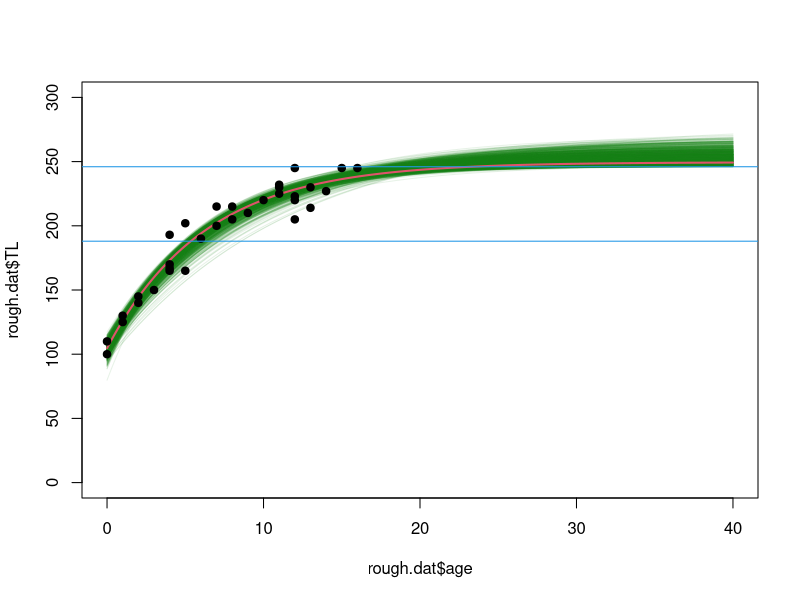
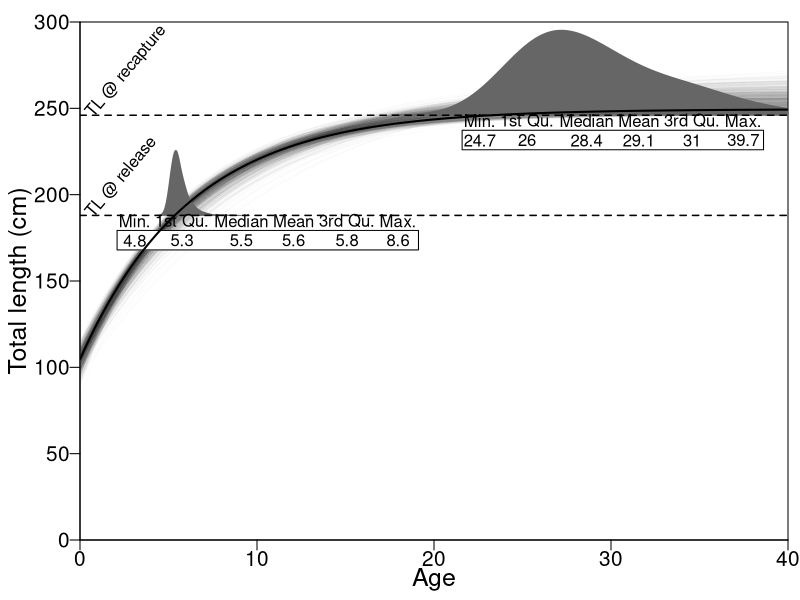

Generate these figures, in order, with R:
library(plotrix)
library(mvtnorm)

#Data
setwd('C:\\Matias\\Analyses\\Growth\\Greynurse recapture')
  #tag and recapture info
TL.rel=188
TL.rec=246
Time.liberty=22.16  #years

  #male growth pars from Goldman et al 2006
Linf=249.5
K=0.16
to=-3.4

  #eye-balled data from Goldman et al 2006
rough.dat=data.frame(age=c(0,0,1,1,2,2,3,4,4,4,4,5,5,6,7,7,8,8,9,10,11,11,11,
                           12,12,12,12,13,13,14,15,16),
                     TL=c(100,110,125,130,140,145,150,165,167,170,193,165,202,190,
                          200,215,205,215,210,220,225,230,232,205,220,223,245,214,
                          230,227,245,245))


#1. create var covar matrix and take sample
set.seed(666)
Start.pars=list(Linf.est=jitter(Linf,1),K.est=jitter(K,1),to.est=jitter(to,1))  
fit=nls(TL~Linf.est*(1-exp(-K.est*(age-to.est))),data=rough.dat,start=Start.pars)
SIGMA=vcov(fit)
N.sim=1000
age=seq(0,40,.1)
Sim.tl=matrix(nrow=length(age),ncol=N.sim)

VBGF=function(t,linf,k,t0) linf*(1-exp(-k*(t-t0)))

x <- 1
repeat {
  par.samp=rmvnorm(1,mean=c(Linf,K,to),sigma=SIGMA)
  dummy=VBGF(age,par.samp[1],par.samp[2],par.samp[3])
  Age.dummy=age[which.min(abs(dummy - TL.rec))]
  if( TL.rec<max(dummy))
  {
    Sim.tl[,x]=dummy
    x = x+1
  }
  if (x == N.sim+1){
    break
  }
}  #make sure rec length/age is meaningful

#plot simulated lengths
plot(rough.dat$age,rough.dat$TL,col='transparent',xlim=c(0,40),ylim=c(0,300))
LT=VBGF(age,Linf,K,to)
for(i in 1:N.sim) lines(age,Sim.tl[,i],col=rgb(.1,.5,.1,alpha=.1))
lines(age,LT,lwd=2,col=2)
points(rough.dat$age,rough.dat$TL,pch=19)
abline(h=TL.rel,col=4)
abline(h=TL.rec,col=4)


#extract age from closet predicted TL to TL.rel
Age.rel=numeric(N.sim)
for(i in 1:N.sim) Age.rel[i]=age[which.min(abs(Sim.tl[,i] - TL.rel))] 
Smry.age.rel=round(as.data.frame(t(as.matrix(summary(Age.rel)))),1)

  
#derive age at recapture from time at liberty
Age.rec=Age.rel+Time.liberty
Smry.age.rec=round(as.data.frame(t(as.matrix(summary(Age.rec)))),1)

#derive age at recapture from predicted TL to TL.rec
Age.rec.TL=numeric(N.sim)
for(i in 1:N.sim) Age.rec.TL[i]=age[which.min(abs(Sim.tl[,i] - TL.rec))] 
Age.rec.TL=Age.rec.TL[Age.rec.TL>=(0.5*min(Age.rel)+Time.liberty)]

Smry.age.rec.TL=round(as.data.frame(t(as.matrix(summary(Age.rec.TL)))),1)

#figure 2
Ymax=300
Xmax=max(age)
jpeg(file='figure2.jpg',width=2400,height=2000,units="px",res=300)
par(mar=c(1,1,1,.1),oma=c(2,3,.1,.5),las=1,mgp=c(1,.5,0),cex.axis=1.25)
plot(1,1,col='transparent',xlim=c(0,Xmax),ylim=c(0,Ymax), yaxs="i",xaxs="i",
     ylab="",xlab="")
for(i in 1:N.sim) lines(age,Sim.tl[,i],col=rgb(.1,.1,.1,alpha=.01))
mtext("Total length (cm)",2,las=3,line=2.5,cex=1.5)
mtext("Age",1,line=1.5,cex=1.5)

#add distribution
CL.dis="grey40"
den=density(Age.rel,adjust=2)
X=den$x
Y=rescale(den$y,c(TL.rel,TL.rel*1.2))
polygon(X,Y,col=CL.dis,border=CL.dis)
addtable2plot(Smry.age.rel$Median ,TL.rel-20,Smry.age.rel,bty="o",xjust=0.2,
              display.rownames=F,hlines=F,vlines=F,cex=1)


den=density(Age.rec.TL,adjust=2)
X=den$x
Y=rescale(den$y,c(TL.rec,TL.rec*1.2))
polygon(X,Y,col=CL.dis,border=CL.dis)
addtable2plot(Smry.age.rec.TL$Median ,TL.rec-20,Smry.age.rec.TL,bty="o",xjust=0.4,
              display.rownames=F,hlines=F,vlines=F,cex=1)

lines(age,LT,lwd=2,col="black")
abline(h=TL.rel,lwd=1.5,lty=2)
text(0,TL.rel,'TL @ release',srt=50,pos=4)
abline(h=TL.rec,lwd=1.5,lty=2)
text(0,TL.rec,'TL @ recapture',srt=50,pos=4)
dev.off()


# jpeg(file='figure2.jpg',width=2400,height=2000,units="px",res=300)
# par(mfcol=c(2,1),mar=c(1,1,1,.1),oma=c(3,3,.1,.5),las=1,mgp=c(1,.5,0))
# plot(1,1,col='transparent',xlim=c(0,40),ylim=c(0,300), yaxs="i",xaxs="i",
#      ylab="",xlab="")
# for(i in 1:N.sim) lines(age,Sim.tl[,i],col=rgb(.1,.1,.1,alpha=.01))
# lines(age,LT,lwd=2)
# abline(h=TL.rel,lwd=1.5,lty=2)
# mtext("Total length (cm)",2,las=3,line=2)
# 
# a=hist(Age.rel,breaks=age,plot=F)
# plot(a$mids,a$counts,type='h',xlim=range(age),main="")
# addtable2plot(Smry.age.rel$Median ,400,Smry.age.rel,bty="o",xjust=0.4,
#               display.rownames=F,hlines=F,vlines=F,cex=.9)
# par(new=T)
# a=hist(Age.rec,breaks=age,plot=F)
# plot(a$mids,a$counts,type='h',xlim=range(age),main="")
# addtable2plot(Smry.age.rec$Median ,400,Smry.age.rec,bty="o",xjust=0.4,
#               display.rownames=F,hlines=F,vlines=F,cex=.9)
# 
# mtext("Age",1,line=1.5)
# mtext("Frequency",2,las=3,line=2)
# dev.off()
